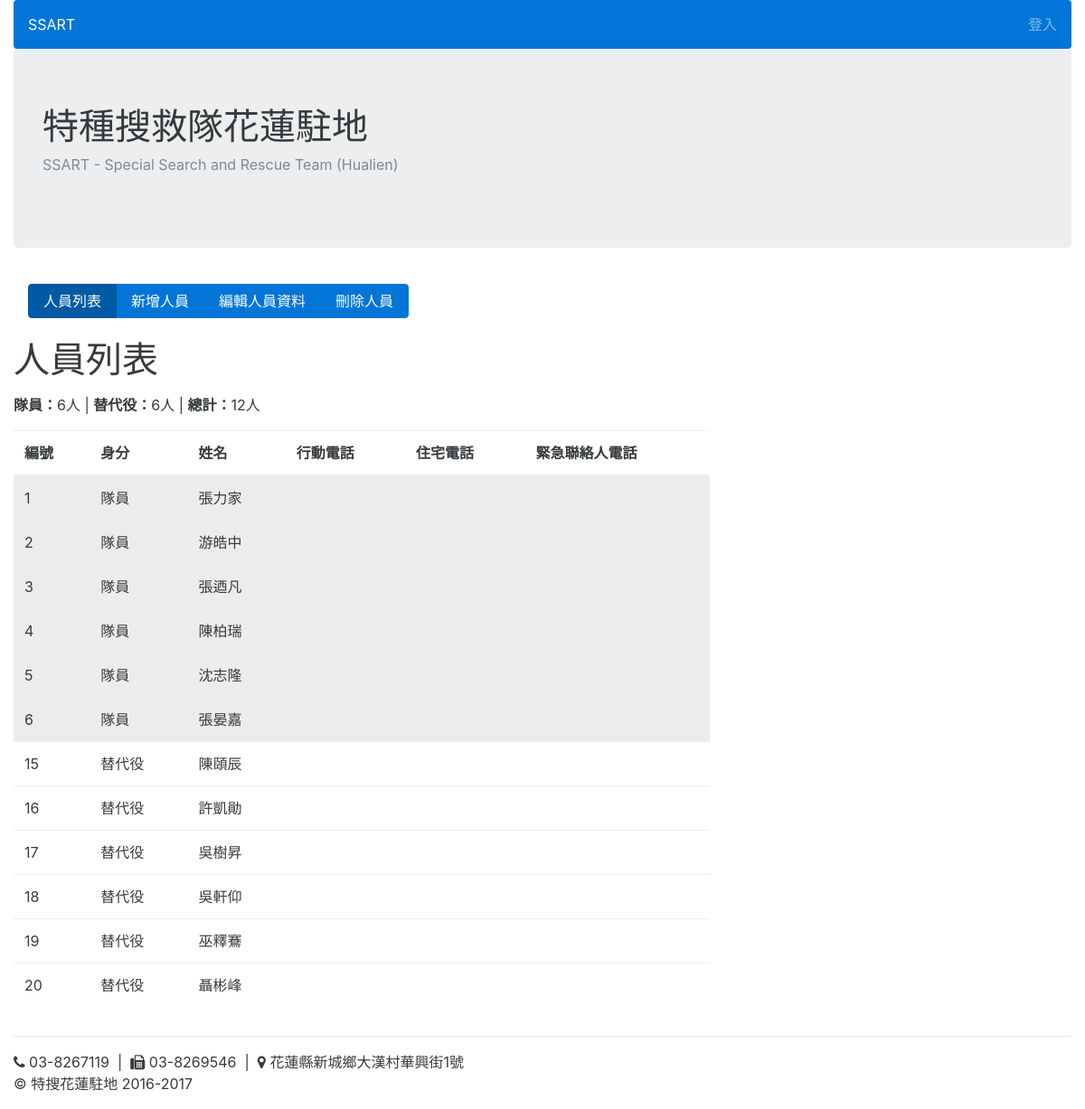
Before: /userprofile/profile_list with the older database file.
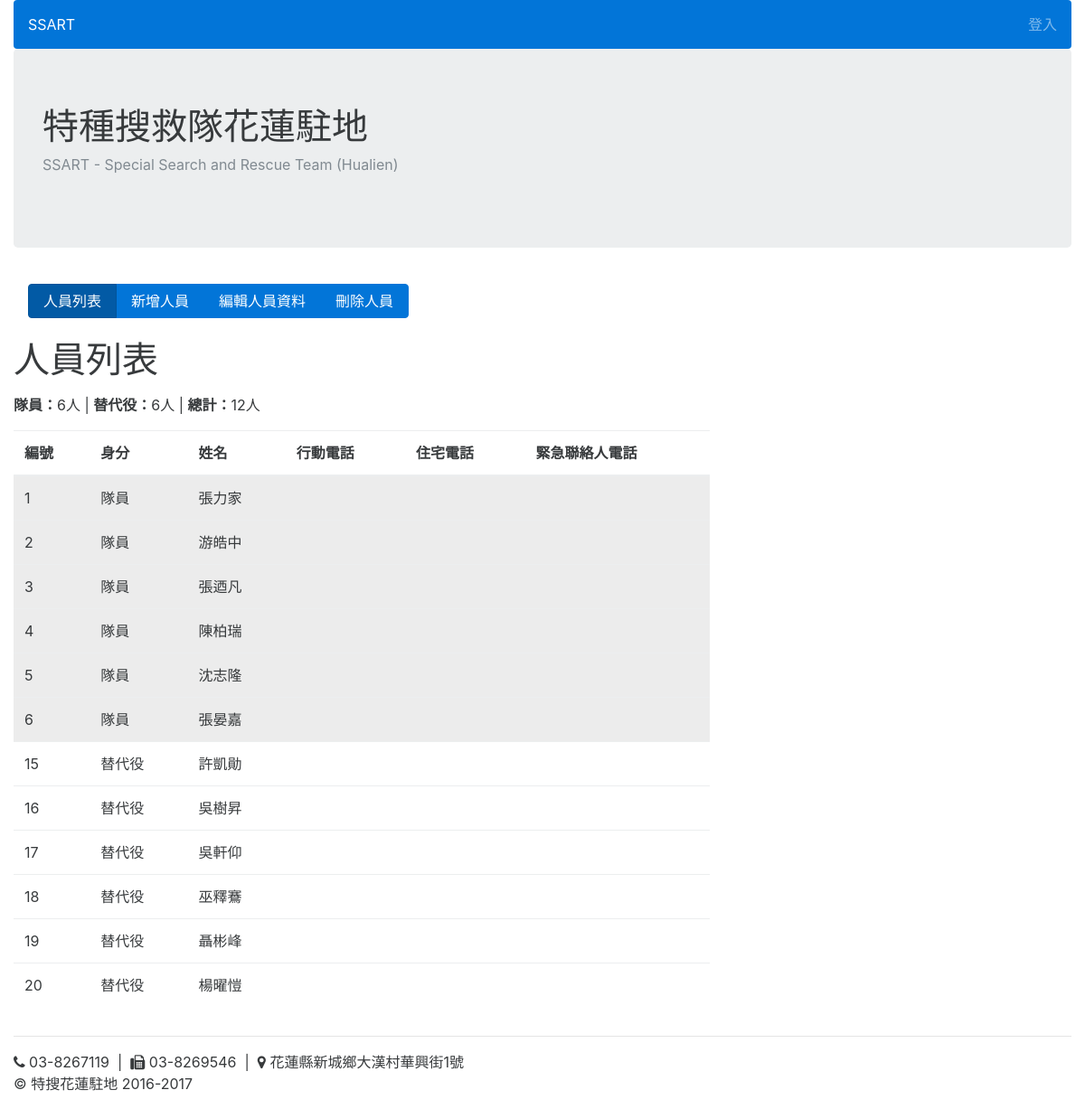
After: the same page with the newer database file.
### userprofile/models.py (models this page shows, shortened)
class UserProfile(models.Model):
	name = models.CharField(max_length=20)
	rank = models.CharField(max_length=20, choices=RANK_CHOICES)
	number = models.IntegerField()
	mobile_phone = models.CharField(max_length=20, null=True, blank=True)
	home_phone = models.CharField(max_length=20, null=True, blank=True)
	emergency_call = models.CharField(max_length=20, null=True, blank=True)
	eat = models.BooleanField(default=True)
	objects = models.Manager()
	members = MemberManager()
	substitutes = SubstituteManager()
	eats = EatManager()
	class Meta:
		ordering = ['number']

### userprofile/views.py (the view)
def profile_list(request):
	profiles = UserProfile.objects.all()
	members = UserProfile.members.all()
	substitutes = UserProfile.substitutes.all()
	print (settings.BASE_DIR)
	context = {
	'profiles':profiles,
	'members':members,
	'substitutes':substitutes,
	}
	return render(request, 'profile_list.html', context)

### userprofile/models.py (called while the page is built)
	def get_queryset(self):
		return super(MemberManager, self).get_queryset().filter(rank='隊員')

	def get_queryset(self):
		return super(SubstituteManager, self).get_queryset().filter(rank='替代役')

### userprofile/templates/profile_list.html (shortened to what this page needs)
{% extends 'base.html' %}
{% load widget_tweaks %}
{% block content %}
<nav class="navbar">
<div class="btn-group">
<a href={% url 'profile_list' %} class="btn btn-primary active"> 人員列表</a>
<a href={% url 'create_colleague' %} class="btn btn-primary"> 新增人員</a>
<a href={% url 'edit_profile' %} class="btn btn-primary"> 編輯人員資料</a>
<a href={% url 'profile_delete_list' %} class="btn btn-primary"> 刪除人員</a>
</div>
</nav>
<p><h1>人員列表</h1></p>
<p><strong>隊員：</strong>{{members.count}}人 | <strong>替代役：</strong>{{substitutes.count}}人 | <strong>總計：</strong>{{profiles.count}}人</p>
<div class="row">
<div class="col-lg-8">
<table class="table table-hover">
  <thead>
    <tr>
      <th>編號</th>
      <th>身分</th>
      <th>姓名</th>
      <th>行動電話</th>
      <th>住宅電話</th>
      <th>緊急聯絡人電話</th>
    </tr>
  </thead>
  <tbody>
      {% for profile in profiles %}
    <tr>
    {% if profile.rank == '隊員' %}
      <td class="table-active">{{ profile.number }}</td>
      <td class="table-active">{{ profile.rank }}</td>
      <td class="table-active">{{ profile.name }}</td>
      <td class="table-active">{{ profile.mobile_phone }}</td>
      <td class="table-active">{{ profile.home_phone }}</td>
      <td class="table-active">{{ profile.emergency_call }}</td>
  {% else %}
      <td>{{ profile.number }}</td>
      <td>{{ profile.rank }}</td>
      <td>{{ profile.name }}</td>
      <td>{{ profile.mobile_phone }}</td>
      <td>{{ profile.home_phone }}</td>
      <td>{{ profile.emergency_call }}</td>
   {% endif %}
    </tr>
       {% endfor %}
  </tbody>
</table>
</div>
</div>
{% endblock %}

Changed rows visible on the page:
removed UserProfile: number "15", rank "替代役", name "陳頤辰"
changed UserProfile "許凱勛": number "16" → "15"
changed UserProfile "吳樹昇": number "17" → "16"
changed UserProfile "吳軒仰": number "18" → "17"
changed UserProfile "巫釋鶱": number "19" → "18"
changed UserProfile "聶彬峰": number "20" → "19"
added UserProfile: number "20", rank "替代役", name "楊曜愷"
